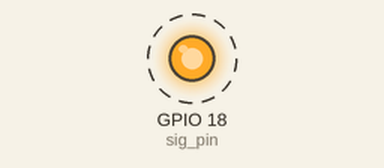
Recording of a program running on a simulated Raspberry Pi (BCM pin numbers). On the bench: output pins drawn as LEDs (lit = HIGH). Dashed ring = blinking.

Above: at 0.5 s.
Timing chart, 0 to 4.6 s (numbered marks = the images above):
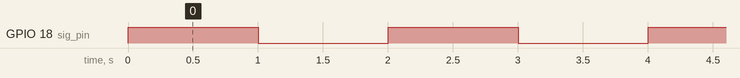

Measured:
- by itself, GPIO 18 (sig_pin): alternates HIGH for 1.0 s and LOW for 1.0 s

The program:

blink.py
```python
# LED
import RPi.GPIO as GPIO
import time

sig_pin = 18

# GPIO.Setmode(GPIO.BOARD)-4DD# 1 ~ 40
GPIO.setmode(GPIO.BCM) # GPIO 18, GROUND
GPIO.setup(sig_pin,GPIO.OUT)

while(True) :
    GPIO.output(sig_pin,True)
    time.sleep(1)
    GPIO.output(sig_pin,False)
    time.sleep(1)
```
